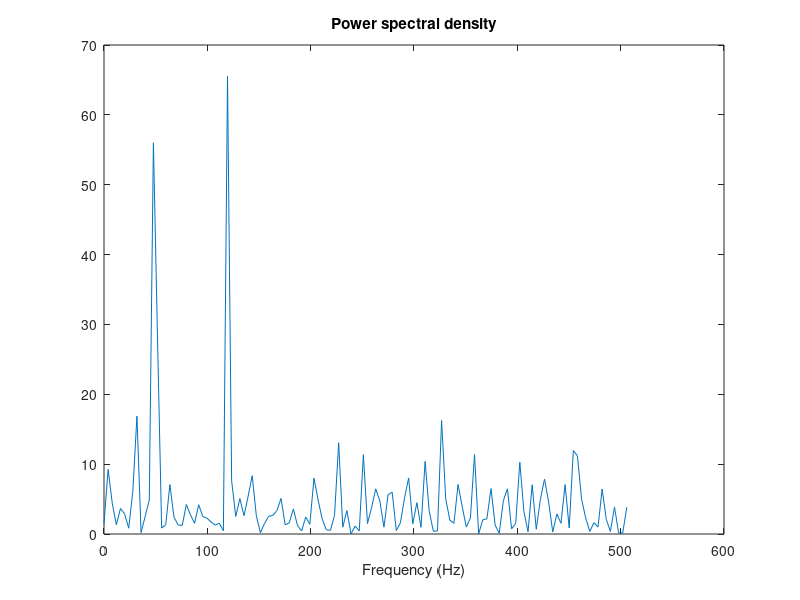

MATLAB code to generate this figure:
t=0:.001:.25;
x = sin(2*pi*50*t) + sin(2*pi*120*t);

Fs=1000;

%Add some noise:
y = x + 2*randn(size(t));

plot(y(1:50))
title('Noisy time domain signal')


%FFT:

Y = fft(y,251);

Pyy = Y.*conj(Y)/251;
f = Fs/251*(0:127);


plot(f,Pyy(1:128))
title('Power spectral density')
xlabel('Frequency (Hz)')